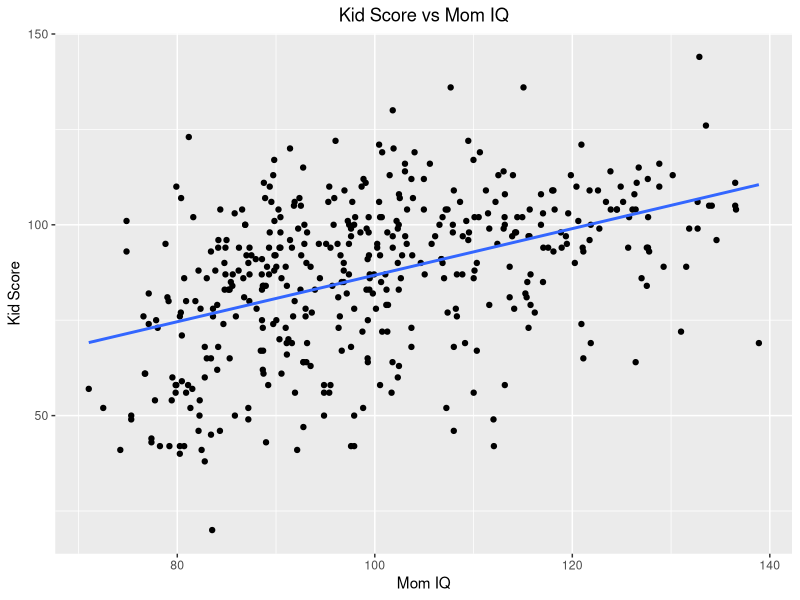
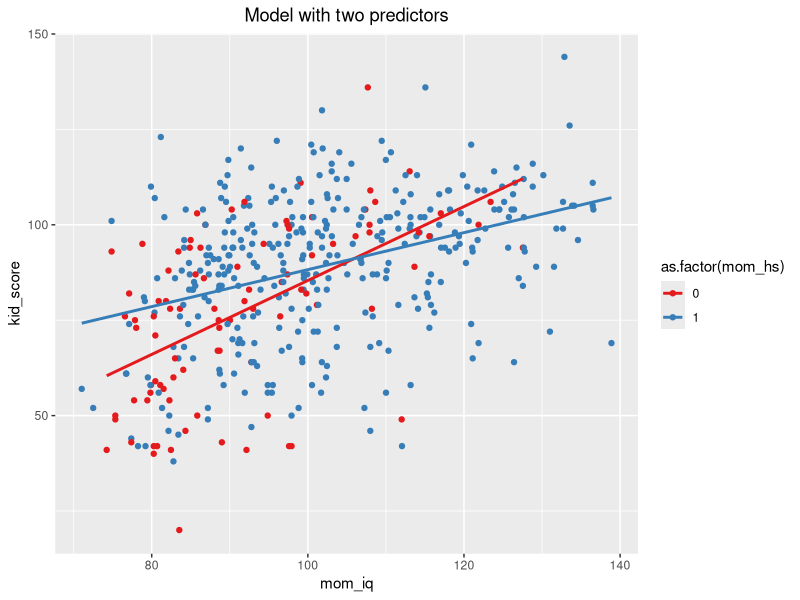
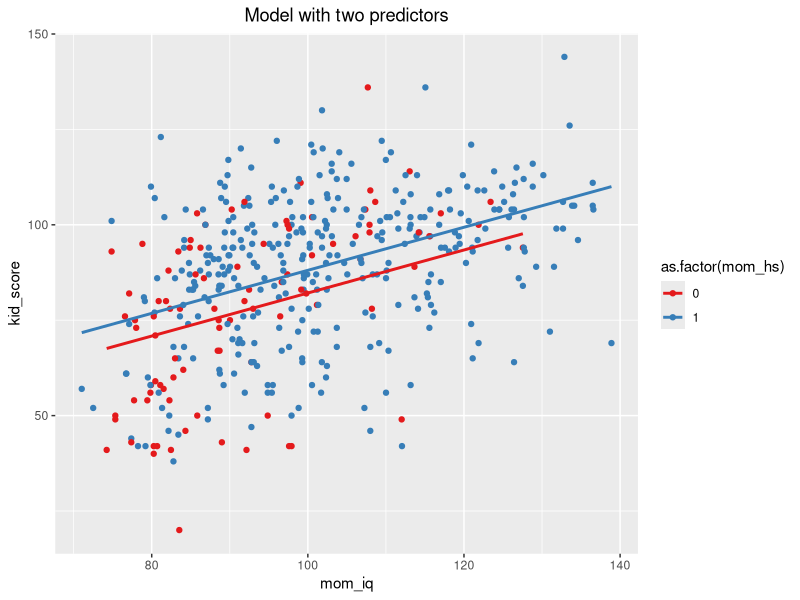
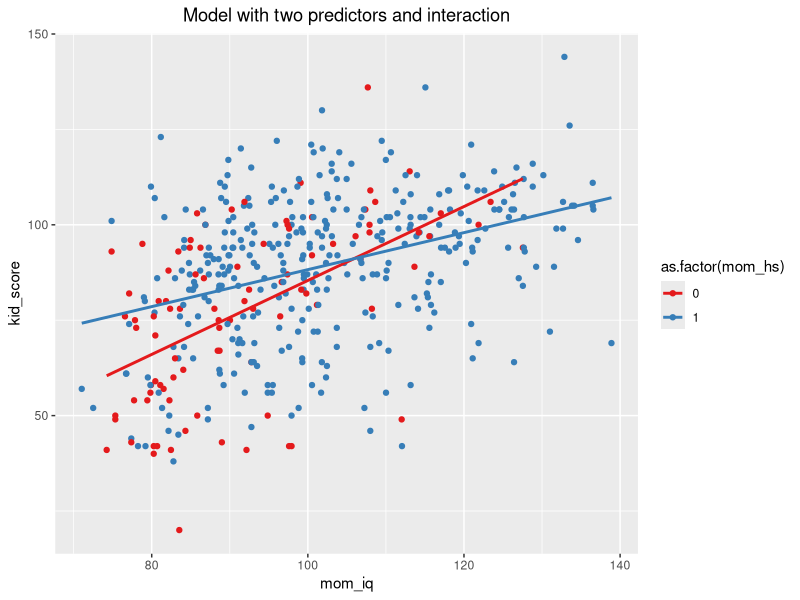
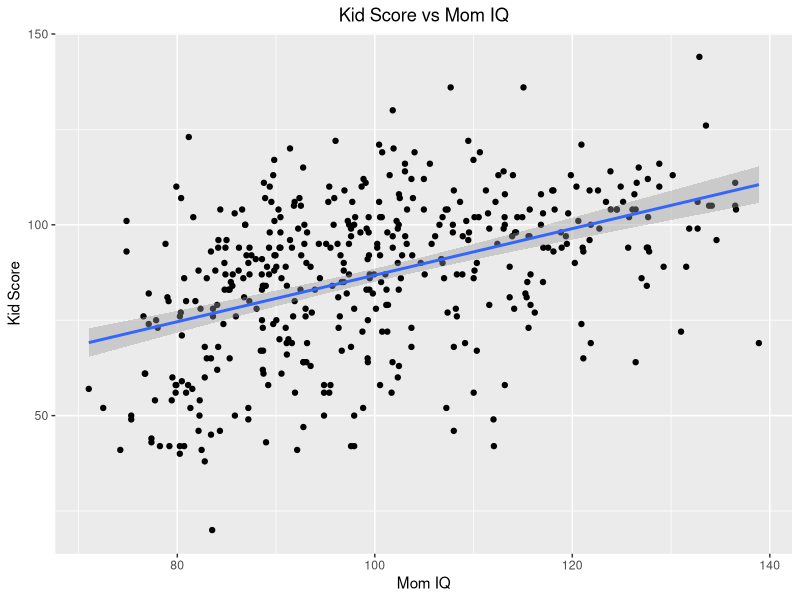
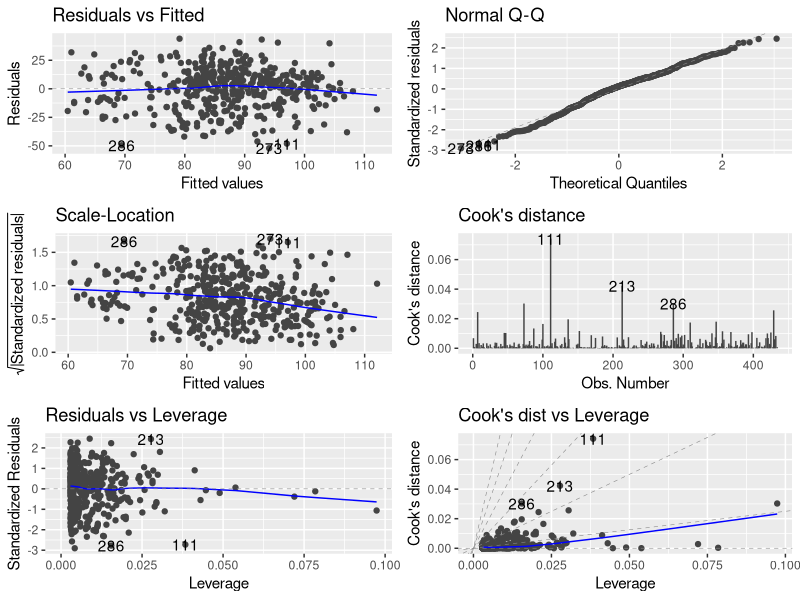

R code for these plots, in order:
### Stats with R Exercise sheet 8

##########################
#Week9: Checking Assumptions underlying ANOVA and linear regression
##########################


## This exercise sheet contains the exercises that you will need to complete and 
## submit by 23:55 on Sunday, December 16. Write the code below the questions. 
## If you need to provide a written answer, comment this out using a hashtag (#). 
## Submit your homework via moodle.
## You are allowed to work together in group up to three students, but everybody 
## needs to submit the group version of the homework via moodle.
## You need to provide a serious attempt to each exercise in order to have
## the assignment graded as complete.

## Please write below your (and your teammates) name, matriculation number. 
## Name: Ayan Majumdar, Chirag Bhuvaneshwara, Egla Hajdini
## Matriculation number: 2571656, 2571703, 2571690

## Change the name of the file by adding your matriculation numbers
## (exercise0N_firstID_secondID_thirdID.R)

###############################################################################
###############################################################################

########
### Exercise 1
########

########
### Please, use ggplot to make plots in all exercises below!
########


# a) Read in the data kidiq.txt (available in the Moodle) and take a look
#    at the data summary. It contains information about the mum's iq and 
#    their child's iq. 
#    mom_hs indicates whether the mother has a high school degree
#    1= high school education, 0= no high school degree.

#setwd('D:/UdS/WS1819/Stats_R/Assignments')
#setwd("C:/Users/Chirag Bhuvaneshwara/Documents/Uni/Sem 3/StatsR/Assignments/A8")
data <- read.delim('kidiq.txt',sep=" ")
summary(data)

# b) Plot kid_score against mom_iq in a scatter plot, and add a regression line 
#    (kid_score should be the response variable and mom_iq the predictor 
#    variable) to the plot. 
#    Name the plot and the axis in sensible ways.

library(ggplot2)
ggplot(data, aes(x=mom_iq,y=kid_score)) + geom_point() + geom_smooth(method="lm",se = FALSE) + labs(title="Kid Score vs Mom IQ", x="Mom IQ", y="Kid Score") +  theme(plot.title = element_text(hjust = 0.5))

# c) Calculate a simple regression model for kid_score with mom_hs as a 
#    predictor and interpret the results.

#data$mom_hs <- as.factor(data$mom_hs)
lm_model1 <- lm(kid_score ~ mom_hs, data = data)
summary(lm_model1)

# Kid Score seems to be positively affected by mom_hs. If mom of kid has a high school degree,
# then the IQ score can increase by 11.771 points in the IQ-scale.
# The residual error is 19.85. The R-squared is just 0.056, which means that the fitted model does not explain enough of the variance of kid_score.
# This can be as mom_hs is just a binary attribute, and for mom_hs=0 and 1, we will have multiple different kid score values at the same mom_hs value.

# d) Next, fit a regression model with two predictors: mom_hs and mom_iq. 
#    Interpret the model and compare to the previous model.

lm_model2 <- lm(kid_score ~ mom_hs + mom_iq, data = data)
summary(lm_model2)

# Both mom_hs and mom_iq seem to have positive relation to kid score, but mom_hs has much higher weight
# than mom_iq (5.95 vs 0.5639).
# The residual error for this model is less than the last one, here it is 18.14 (vs 19.85).
# The multiple R-squared value is 0.2141, which means this model is a much better fit as it can explain more than
# 21% of the variance in kid_score. The last model had just 0.056.

# e) Now plot a model where both predictors are shown. Do this by plotting 
#    data points for mothers with high school degree==1 in one color and those 
#    without one in another color. Then also fit two separate regression lines such 
#    that these lines reflect the model results.
#	   HINT: One solution in ggplot is to calculate fitted values of the regression model 
#    and then plot them along with the original data points:
#    pred = data.frame(mom_iq=kidiq$mom_iq, mom_hs=kidiq$mom_hs, kid_score_pred=fitted(your_model))

#data$mom_hs <- as.factor(data$mom_hs)
ggplot(data, aes(x=mom_iq,y=kid_score, col=as.factor(mom_hs))) + geom_point() + geom_smooth(method = "lm",formula = y~x,se=FALSE) + scale_color_brewer(palette = "Set1") + labs(title = "Model with two predictors") + theme(plot.title = element_text(hjust = 0.5))

pred = data.frame(mom_iq=data$mom_iq, mom_hs=data$mom_hs, kid_score_pred=fitted(lm_model2))
ggplot() + geom_point(data=data, aes(x=mom_iq,y=kid_score, col=as.factor(mom_hs))) + geom_line(data = pred, aes(x=mom_iq,y=kid_score_pred, col=as.factor(mom_hs)), size=1) + scale_color_brewer(palette = "Set1") + labs(title = "Model with two predictors") + theme(plot.title = element_text(hjust = 0.5))

# f) Next, we will proceed to a model including an interaction between mom_hs
#    and mom_iq. Interpret your results.

#data$mom_hs <- as.numeric(data$mom_hs)
lm_model3 <- lm(kid_score ~ mom_hs * mom_iq, data = data)
summary(lm_model3)

# For this model, mom_hs and mom_iq have positive effect on kid score, with mom_hs having the highest
# weight of 51.2682, mom_iq having 0.9689. The interaction of mom_hs and mom_iq together on the kid score
# however is negative, as the weight is -0.4843. The residual error is even less now, 17.97, and the 
# multiple R-squared value is 0.2301, which is higher than the previous models. This means that this
# model explains more variance in the kid score.

# g) Next, let's plot the results of this model.

pred2 = data.frame(mom_iq=data$mom_iq, mom_hs=data$mom_hs, kid_score_pred=fitted(lm_model3))
ggplot() + geom_point(data=data, aes(x=mom_iq,y=kid_score, col=as.factor(mom_hs))) + geom_line(data = pred2, aes(x=mom_iq,y=kid_score_pred, col=as.factor(mom_hs)), size=1) + scale_color_brewer(palette = "Set1") + labs(title = "Model with two predictors and interaction") + theme(plot.title = element_text(hjust = 0.5))



# h) Next, let's explore the "predict.lm" function. Please first generate
#    a new dataframe with one datapoint (a mother with high school degree
#    and iq of 100). Then, use the predict function to predict the child's iq. 
#    Please specify the predict function to also give you the 0.95 confidence 
#    interval.

test_data = data.frame(mom_iq=100, mom_hs=1)
predict.lm(lm_model3, test_data,interval = "confidence")
# fit      lwr      upr
# 1 88.24766 86.31365 90.18167

# i) Meaning of confidence intervals for regression line.
#    Let's go back to the exercise b) and plot again the data points with the 
#    regression line. By default, there should also be displayed the borders of 
#    the confidence interval. What is the meaning of the confidence interval?


ggplot(data, aes(x=mom_iq,y=kid_score)) + geom_point() + geom_smooth(method="lm",se = TRUE) + labs(title="Kid Score vs Mom IQ", x="Mom IQ", y="Kid Score") +  theme(plot.title = element_text(hjust = 0.5))
# The shaded region shows that the for regression model that has been plotted, the shaded region indicates
# that if we resample and fit multiple times, then the regression line will be in that shaded region 95%
# of the times. It gives the lower and upper bounds of the confidence.

# j) Finally, do model checking on your model with the interaction, i.e. inspect 
#    the standard model plots provided by R, and interpret what you see.

#par(mfcol=c(2,3))
#plot(lm_model3,which=seq(1:6))

#install.packages("gridExtra")
#install.packages("ggfortify")
library(ggfortify)
autoplot(lm_model3, which=seq(1:6))

# The residuals vs fitted shows that the residual value falls to negative when fitted value is high, 
# otherwise it is more or less linear. The scale location plot shows that the residuals 
# are more or less randomly spread throughout the fitted values, with the relationship 
# showing slightly negative relationship in the distribution with higher fits.
# The Residuals vs Leverage shows that we do not have any significant outliers that can cause change to the 
# regression output. The QQ plot shows that the residuals are indeed normally distributed.
